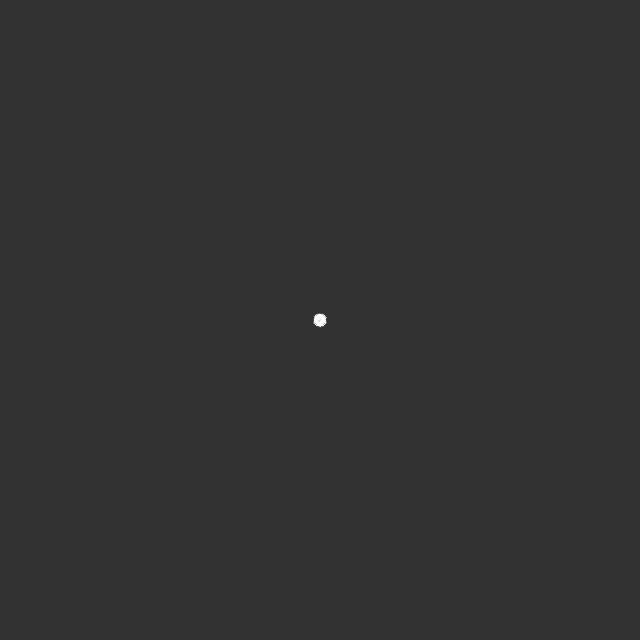
Frame 1 (no input)
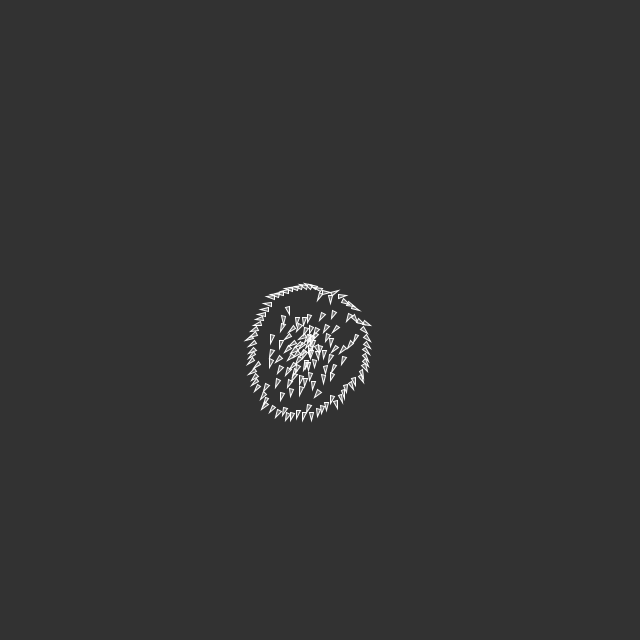
Frame 60 (the mouse pressed at the canvas centre just before this capture)
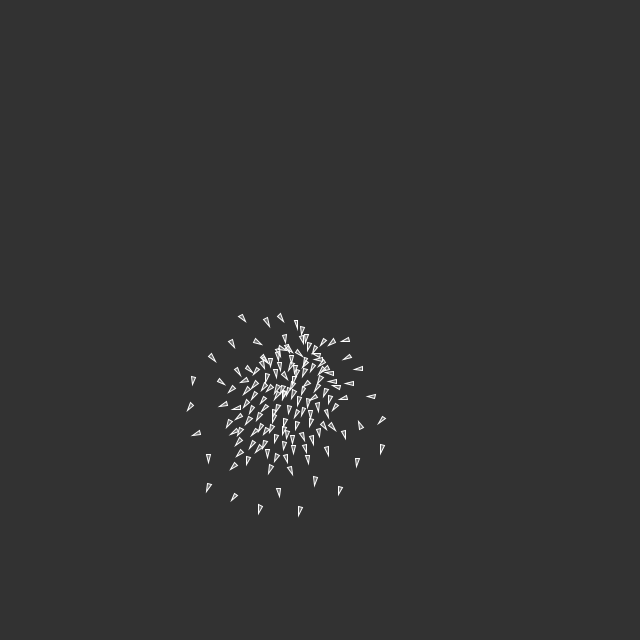
Frame 120 (the mouse held since frame 60 and released just before this capture)

The Processing sketch that drew these frames (run headless with seeded random() and noise(); from frame 60 on, the mouse is pressed at the canvas centre):

// Processing sketch: Flocking
// ── Flocking.pde
/**
 * Flocking 
 * by Daniel Shiffman.  
 * 
 * An implementation of Craig Reynold's Boids program to simulate
 * the flocking behavior of birds. Each boid steers itself based on 
 * rules of avoidance, alignment, and coherence.
 * 
 * Click the mouse to add a new boid.
 */

Flock flock;

void setup() {
  size(640, 640);
  flock = new Flock();
  // Add an initial set of boids into the system
  for (int i = 0; i < 150; i++) {
    flock.addBoid(new Boid(width/2,height/2));
  }
}

void draw() {
  background(50);
  flock.run();
}

// Add a new boid into the System
void mousePressed() {
  flock.addBoid(new Boid(mouseX,mouseY));
  flock.moveTowards(mouseX, mouseY);
}

// ── Boid.pde
// The Boid class

class Boid {
  
  PVector target = null;

  PVector position;
  PVector velocity;
  PVector acceleration;
  float r;
  float maxforce;    // Maximum steering force
  float maxspeed;    // Maximum speed

    Boid(float x, float y) {
    acceleration = new PVector(0, 0);

    // This is a new PVector method not yet implemented in JS
    // velocity = PVector.random2D();

    // Leaving the code temporarily this way so that this example runs in JS
    float angle = random(TWO_PI);
    velocity = new PVector(cos(angle), sin(angle));

    position = new PVector(x, y);
    r = 2.0;
    maxspeed = 2;
    maxforce = 0.03;
  }

  void run(ArrayList<Boid> boids) {
    flock(boids);
    
    
  // si une target est définie, le boid se dirige vers elle
  if (target != null) {
    PVector steer = seek(target);
    applyForce(steer);

    // si le boid est proche de la cible, on loublie
    if (PVector.dist(position, target) < 20) {
      target = null;
    }
  }
  
    update();
    borders();
    render();
  }

  void applyForce(PVector force) {
    // We could add mass here if we want A = F / M
    acceleration.add(force);
  }

  // We accumulate a new acceleration each time based on three rules
  void flock(ArrayList<Boid> boids) {
    PVector sep = separate(boids);   // Separation
    PVector ali = align(boids);      // Alignment
    PVector coh = cohesion(boids);   // Cohesion
    // Arbitrarily weight these forces
    sep.mult(1.5);
    ali.mult(1.0);
    coh.mult(1.0);
    // Add the force vectors to acceleration
    applyForce(sep);
    applyForce(ali);
    applyForce(coh);
  }

  // Method to update position
  void update() {
    // Update velocity
    velocity.add(acceleration);
    // Limit speed
    velocity.limit(maxspeed);
    position.add(velocity);
    // Reset accelertion to 0 each cycle
    acceleration.mult(0);
  }

  // A method that calculates and applies a steering force towards a target
  // STEER = DESIRED MINUS VELOCITY
  PVector seek(PVector target) {
    PVector desired = PVector.sub(target, position);  // A vector pointing from the position to the target
    // Scale to maximum speed
    desired.normalize();
    desired.mult(maxspeed);

    // Above two lines of code below could be condensed with new PVector setMag() method
    // Not using this method until Processing.js catches up
    // desired.setMag(maxspeed);

    // Steering = Desired minus Velocity
    PVector steer = PVector.sub(desired, velocity);
    steer.limit(maxforce);  // Limit to maximum steering force
    return steer;
  }

  void render() {
    // Draw a triangle rotated in the direction of velocity
    float theta = velocity.heading2D() + radians(90);
    // heading2D() above is now heading() but leaving old syntax until Processing.js catches up
    
    fill(200, 100);
    stroke(255);
    pushMatrix();
    translate(position.x, position.y);
    rotate(theta);
    beginShape(TRIANGLES);
    vertex(0, -r*2);
    vertex(-r, r*2);
    vertex(r, r*2);
    endShape();
    popMatrix();
  }

  // Wraparound
  void borders() {
    if (position.x < -r) position.x = width+r;
    if (position.y < -r) position.y = height+r;
    if (position.x > width+r) position.x = -r;
    if (position.y > height+r) position.y = -r;
  }

  // Separation
  // Method checks for nearby boids and steers away
  PVector separate (ArrayList<Boid> boids) {
    float desiredseparation = 25.0f;
    PVector steer = new PVector(0, 0, 0);
    int count = 0;
    // For every boid in the system, check if it's too close
    for (Boid other : boids) {
      float d = PVector.dist(position, other.position);
      // If the distance is greater than 0 and less than an arbitrary amount (0 when you are yourself)
      if ((d > 0) && (d < desiredseparation)) {
        // Calculate vector pointing away from neighbor
        PVector diff = PVector.sub(position, other.position);
        diff.normalize();
        diff.div(d);        // Weight by distance
        steer.add(diff);
        count++;            // Keep track of how many
      }
    }
    // Average -- divide by how many
    if (count > 0) {
      steer.div((float)count);
    }

    // As long as the vector is greater than 0
    if (steer.mag() > 0) {
      // First two lines of code below could be condensed with new PVector setMag() method
      // Not using this method until Processing.js catches up
      // steer.setMag(maxspeed);

      // Implement Reynolds: Steering = Desired - Velocity
      steer.normalize();
      steer.mult(maxspeed);
      steer.sub(velocity);
      steer.limit(maxforce);
    }
    return steer;
  }

  // Alignment
  // For every nearby boid in the system, calculate the average velocity
  PVector align (ArrayList<Boid> boids) {
    float neighbordist = 50;
    PVector sum = new PVector(0, 0);
    int count = 0;
    for (Boid other : boids) {
      float d = PVector.dist(position, other.position);
      if ((d > 0) && (d < neighbordist)) {
        sum.add(other.velocity);
        count++;
      }
    }
    if (count > 0) {
      sum.div((float)count);
      // First two lines of code below could be condensed with new PVector setMag() method
      // Not using this method until Processing.js catches up
      // sum.setMag(maxspeed);

      // Implement Reynolds: Steering = Desired - Velocity
      sum.normalize();
      sum.mult(maxspeed);
      PVector steer = PVector.sub(sum, velocity);
      steer.limit(maxforce);
      return steer;
    } 
    else {
      return new PVector(0, 0);
    }
  }

void moveTowards(PVector target) {
    this.target = target.copy(); // on enregistre la cible
}

  // Cohesion
  // For the average position (i.e. center) of all nearby boids, calculate steering vector towards that position
  PVector cohesion (ArrayList<Boid> boids) {
    float neighbordist = 50;
    PVector sum = new PVector(0, 0);   // Start with empty vector to accumulate all positions
    int count = 0;
    for (Boid other : boids) {
      float d = PVector.dist(position, other.position);
      if ((d > 0) && (d < neighbordist)) {
        sum.add(other.position); // Add position
        count++;
      }
    }
    if (count > 0) {
      sum.div(count);
      return seek(sum);  // Steer towards the position
    } 
    else {
      return new PVector(0, 0);
    }
  }
}

// ── Flock.pde
// The Flock (a list of Boid objects)

class Flock {
  ArrayList<Boid> boids; // An ArrayList for all the boids

  Flock() {
    boids = new ArrayList<Boid>(); // Initialize the ArrayList
  }

  void run() {
    for (Boid b : boids) {
      b.run(boids);  // Passing the entire list of boids to each boid individually
    }
  }

  void addBoid(Boid b) {
    boids.add(b);
  }
  
  void moveTowards(int x, int y){
    for(Boid b : boids){
      b.moveTowards(new PVector(x, y));
    }
  }

}
